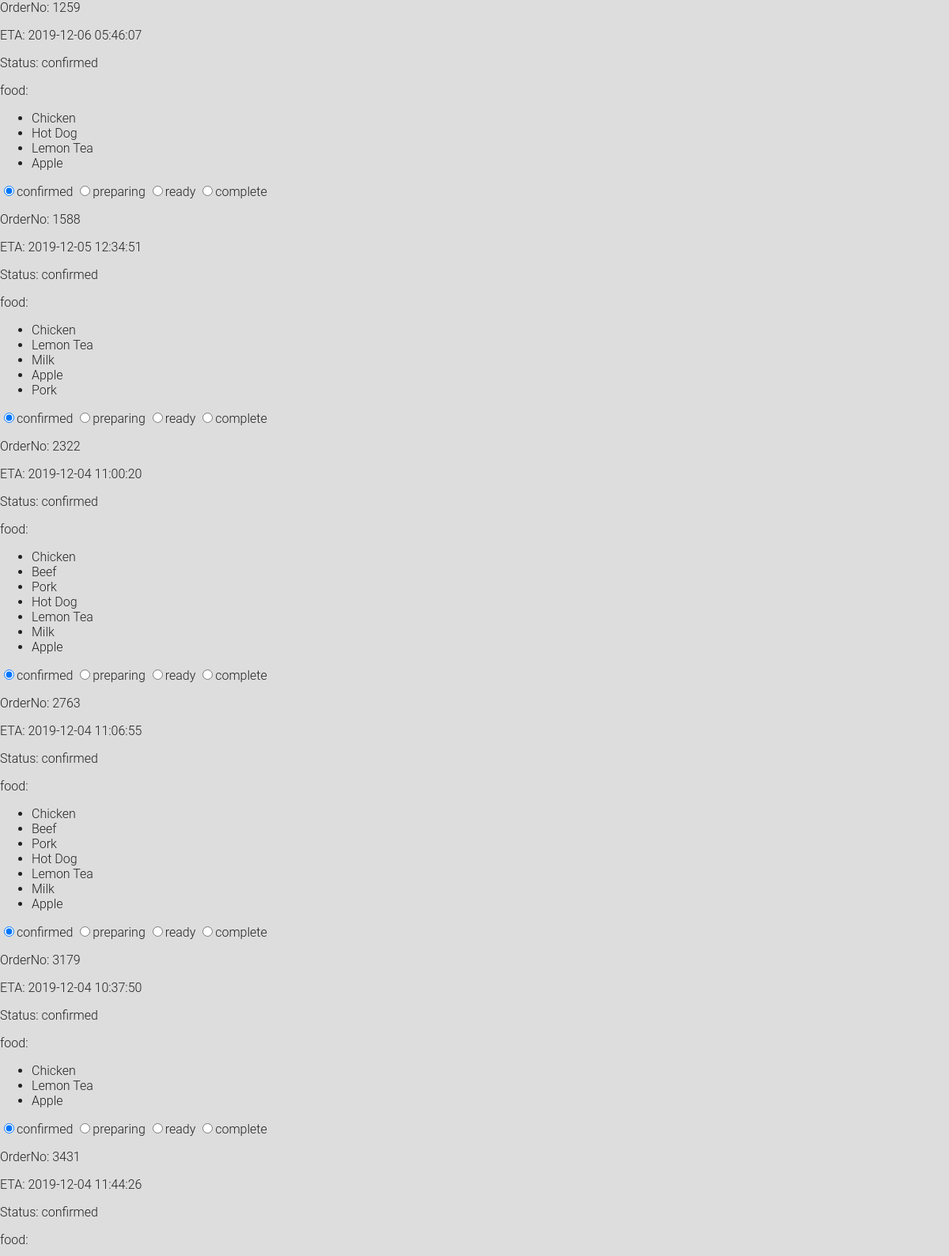
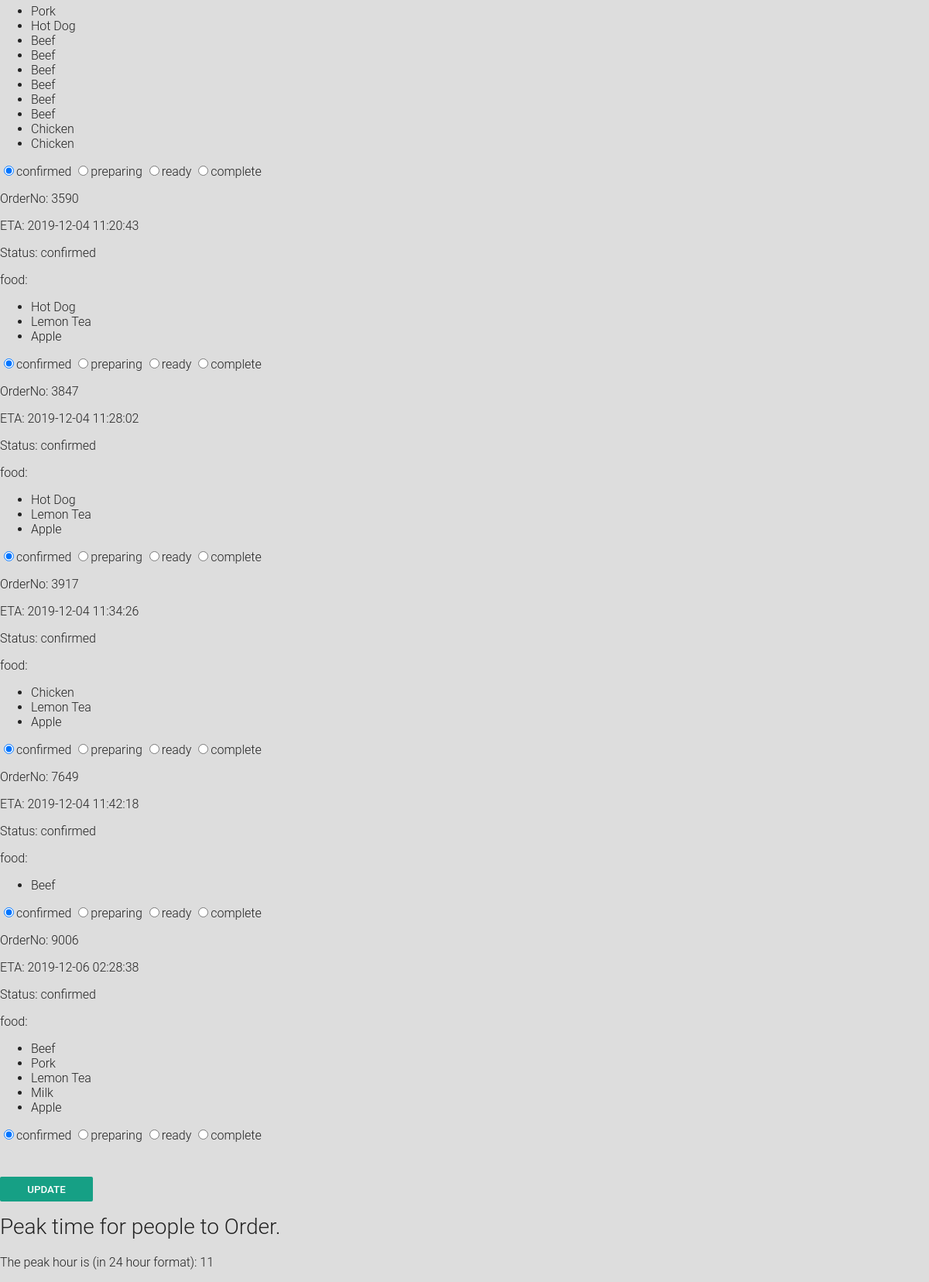
Screenshot of /OrderList.php with the database file from the repository (2 pictures, top to bottom).
### tables this page shows
CREATE TABLE `Orders` (
  `OrderNo` varchar(4) NOT NULL,
  `OrderItems` varchar(500) DEFAULT NULL,
  `Canteen` varchar(20) DEFAULT NULL,
  `Seasoning` varchar(100) DEFAULT NULL,
  `PlasticBag` tinyint(1) NOT NULL DEFAULT 0,
  `OrderTime` datetime DEFAULT NULL,
  `PickupTime` datetime NOT NULL,
  `Total` int(11) DEFAULT NULL,
  `Status` varchar(10) DEFAULT NULL
);

### OrderList.php (the view, shortened to what this page needs)
<html>
<head>
</head>
<body>
    <form action='processing.php' method='post'>
    <?php
        $servername = "localhost";
        $username = "root";
        $password = "";
        $dbname = "project";
        $conn = new mysqli($servername, $username, $password, $dbname);
        $sql = "SELECT OrderNo, OrderItems, PickupTime, Status FROM orders ORDER BY OrderNo";
        $result = $conn->query($sql);
        if ($result->num_rows > 0) {
            while($row = $result->fetch_assoc()) {
                $items = preg_split("/,/", $row["OrderItems"]);
                print("<p> OrderNo: " . $row["OrderNo"]. "</p><p> ETA: " . $row["PickupTime"]. "</p><p> Status: " . $row["Status"]. "</p>");
				print("<p> food: <ul>");
                for($i = 0; $i< count($items); $i++)
                {
                    print( "<li>". $items[$i]. "</li>");
                }
                print("</ul>");
				print("<p><input name='status". $_SESSION['index'] ."' type='radio' value='confirmed' checked='checked'>confirmed</option>
					  <input name='status". $_SESSION['index'] ."' type='radio' value='preparing'>preparing</input>
					  <input name='status". $_SESSION['index'] ."' type='radio' value='ready'>ready</input>
					  <input name='status". $_SESSION['index'] ."' type='radio' value='complete'>complete</input></p>");
            }
                print("<p><input type='submit' name = 'update' value = 'update'></p>");
                print("</form>");
        } else {
            echo "0 results";
        }
    ?>
  <h1> Peak time for people to Order.</h1>
  <?php
        $sql2 = "SELECT HOUR(OrderTime) as `hour` , COUNT(*) FROM `orders` GROUP BY HOUR(OrderTime) order BY COUNT(*) DESC ";
        $result2 = $conn->query($sql2);
        $hour = array();
        $i=0;
        if ($result2->num_rows > 0) {
            while($row2 = $result2->fetch_assoc()) {
                $hour[$i] = $row2["hour"];
                $i++;
            }
        }
  ?>
  <p> The peak hour is (in 24 hour format): <?php echo $hour[0];?>
</p>
</body>
</html>

### OrderList.php (style rules this page uses)
body { margin: 0; padding: 0; background: #DDD; font-size: 16px; color: #222; font-family: 'Roboto', sans-serif; font-weight: 300; }
h1 { margin: 0 0 20px 0; font-weight: 300; font-size: 28px; }
input[type="submit"] { margin-top: 28px; width: 120px; height: 32px; background: #16a085; border: none; border-radius: 2px; color: #FFF; font-family: 'Roboto', sans-serif; font-weight: 500; text-transform: uppercase; transition: 0.1s ease; cursor: pointer; }

### rows the page displays
orders: OrderNo "1259", PickupTime "2019-12-06 05:46:07", Status "confirmed", OrderItems "Chicken", OrderItems "Hot Dog", OrderItems "Lemon Tea", OrderItems "Apple"
orders: OrderNo "1588", PickupTime "2019-12-05 12:34:51", Status "confirmed", OrderItems "Chicken", OrderItems "Lemon Tea", OrderItems "Milk", OrderItems "Apple", OrderItems "Pork"
orders: OrderNo "2322", PickupTime "2019-12-04 11:00:20", Status "confirmed", OrderItems "Chicken", OrderItems "Beef", OrderItems "Pork", OrderItems "Hot Dog", OrderItems "Lemon Tea", OrderItems "Milk", OrderItems "Apple"
orders: OrderNo "2763", PickupTime "2019-12-04 11:06:55", Status "confirmed", OrderItems "Chicken", OrderItems "Beef", OrderItems "Pork", OrderItems "Hot Dog", OrderItems "Lemon Tea", OrderItems "Milk", OrderItems "Apple"
orders: OrderNo "3179", PickupTime "2019-12-04 10:37:50", Status "confirmed", OrderItems "Chicken", OrderItems "Lemon Tea", OrderItems "Apple"
orders: OrderNo "3431", PickupTime "2019-12-04 11:44:26", Status "confirmed", OrderItems "Pork", OrderItems "Hot Dog", OrderItems "Beef", OrderItems "Chicken"
orders: OrderNo "3590", PickupTime "2019-12-04 11:20:43", Status "confirmed", OrderItems "Hot Dog", OrderItems "Lemon Tea", OrderItems "Apple"
orders: OrderNo "3847", PickupTime "2019-12-04 11:28:02", Status "confirmed", OrderItems "Hot Dog", OrderItems "Lemon Tea", OrderItems "Apple"
orders: OrderNo "3917", PickupTime "2019-12-04 11:34:26", Status "confirmed", OrderItems "Chicken", OrderItems "Lemon Tea", OrderItems "Apple"
orders: OrderNo "7649", PickupTime "2019-12-04 11:42:18", Status "confirmed", OrderItems "Beef"
orders: OrderNo "9006", PickupTime "2019-12-06 02:28:38", Status "confirmed", OrderItems "Beef", OrderItems "Pork", OrderItems "Lemon Tea", OrderItems "Milk", OrderItems "Apple"

### other values shown
$hour[0] "11"
